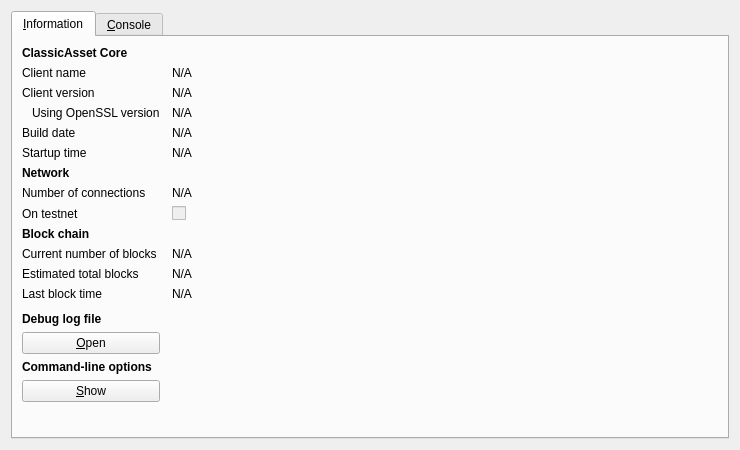
<?xml version="1.0" encoding="UTF-8"?>
<ui version="4.0">
 <class>RPCConsole</class>
 <widget class="QDialog" name="RPCConsole">
  <property name="geometry">
   <rect>
    <x>0</x>
    <y>0</y>
    <width>740</width>
    <height>450</height>
   </rect>
  </property>
  <property name="windowTitle">
   <string>ClassicAsset - Debug window</string>
  </property>
  <layout class="QVBoxLayout" name="verticalLayout_2">
   <item>
    <widget class="QTabWidget" name="tabWidget">
     <property name="currentIndex">
      <number>0</number>
     </property>
     <widget class="QWidget" name="tab_info">
      <attribute name="title">
       <string>&amp;Information</string>
      </attribute>
      <layout class="QGridLayout" name="gridLayout" columnstretch="0,1">
       <property name="horizontalSpacing">
        <number>12</number>
       </property>
       <item row="0" column="0">
        <widget class="QLabel" name="label_9">
         <property name="font">
          <font>
           <weight>75</weight>
           <bold>true</bold>
          </font>
         </property>
         <property name="text">
          <string>ClassicAsset Core</string>
         </property>
        </widget>
       </item>
       <item row="1" column="0">
        <widget class="QLabel" name="label_5">
         <property name="text">
          <string>Client name</string>
         </property>
        </widget>
       </item>
       <item row="1" column="1">
        <widget class="QLabel" name="clientName">
         <property name="cursor">
          <cursorShape>IBeamCursor</cursorShape>
         </property>
         <property name="text">
          <string>N/A</string>
         </property>
         <property name="textFormat">
          <enum>Qt::PlainText</enum>
         </property>
         <property name="textInteractionFlags">
          <set>Qt::LinksAccessibleByMouse|Qt::TextSelectableByKeyboard|Qt::TextSelectableByMouse</set>
         </property>
        </widget>
       </item>
       <item row="2" column="0">
        <widget class="QLabel" name="label_6">
         <property name="text">
          <string>Client version</string>
         </property>
        </widget>
       </item>
       <item row="2" column="1">
        <widget class="QLabel" name="clientVersion">
         <property name="cursor">
          <cursorShape>IBeamCursor</cursorShape>
         </property>
         <property name="text">
          <string>N/A</string>
         </property>
         <property name="textFormat">
          <enum>Qt::PlainText</enum>
         </property>
         <property name="textInteractionFlags">
          <set>Qt::LinksAccessibleByMouse|Qt::TextSelectableByKeyboard|Qt::TextSelectableByMouse</set>
         </property>
        </widget>
       </item>
       <item row="3" column="0">
        <widget class="QLabel" name="label_14">
         <property name="text">
          <string>Using OpenSSL version</string>
         </property>
         <property name="indent">
          <number>10</number>
         </property>
        </widget>
       </item>
       <item row="3" column="1">
        <widget class="QLabel" name="openSSLVersion">
         <property name="cursor">
          <cursorShape>IBeamCursor</cursorShape>
         </property>
         <property name="text">
          <string>N/A</string>
         </property>
         <property name="textFormat">
          <enum>Qt::PlainText</enum>
         </property>
         <property name="textInteractionFlags">
          <set>Qt::LinksAccessibleByMouse|Qt::TextSelectableByKeyboard|Qt::TextSelectableByMouse</set>
         </property>
        </widget>
       </item>
       <item row="4" column="0">
        <widget class="QLabel" name="label_12">
         <property name="text">
          <string>Build date</string>
         </property>
        </widget>
       </item>
       <item row="4" column="1">
        <widget class="QLabel" name="buildDate">
         <property name="cursor">
          <cursorShape>IBeamCursor</cursorShape>
         </property>
         <property name="text">
          <string>N/A</string>
         </property>
         <property name="textFormat">
          <enum>Qt::PlainText</enum>
         </property>
         <property name="textInteractionFlags">
          <set>Qt::LinksAccessibleByMouse|Qt::TextSelectableByKeyboard|Qt::TextSelectableByMouse</set>
         </property>
        </widget>
       </item>
       <item row="5" column="0">
        <widget class="QLabel" name="label_13">
         <property name="text">
          <string>Startup time</string>
         </property>
        </widget>
       </item>
       <item row="5" column="1">
        <widget class="QLabel" name="startupTime">
         <property name="cursor">
          <cursorShape>IBeamCursor</cursorShape>
         </property>
         <property name="text">
          <string>N/A</string>
         </property>
         <property name="textFormat">
          <enum>Qt::PlainText</enum>
         </property>
         <property name="textInteractionFlags">
          <set>Qt::LinksAccessibleByMouse|Qt::TextSelectableByKeyboard|Qt::TextSelectableByMouse</set>
         </property>
        </widget>
       </item>
       <item row="6" column="0">
        <widget class="QLabel" name="label_11">
         <property name="font">
          <font>
           <weight>75</weight>
           <bold>true</bold>
          </font>
         </property>
         <property name="text">
          <string>Network</string>
         </property>
        </widget>
       </item>
       <item row="7" column="0">
        <widget class="QLabel" name="label_7">
         <property name="text">
          <string>Number of connections</string>
         </property>
        </widget>
       </item>
       <item row="7" column="1">
        <widget class="QLabel" name="numberOfConnections">
         <property name="cursor">
          <cursorShape>IBeamCursor</cursorShape>
         </property>
         <property name="text">
          <string>N/A</string>
         </property>
         <property name="textFormat">
          <enum>Qt::PlainText</enum>
         </property>
         <property name="textInteractionFlags">
          <set>Qt::LinksAccessibleByMouse|Qt::TextSelectableByKeyboard|Qt::TextSelectableByMouse</set>
         </property>
        </widget>
       </item>
       <item row="8" column="0">
        <widget class="QLabel" name="label_8">
         <property name="text">
          <string>On testnet</string>
         </property>
        </widget>
       </item>
       <item row="8" column="1">
        <widget class="QCheckBox" name="isTestNet">
         <property name="enabled">
          <bool>false</bool>
         </property>
         <property name="text">
          <string/>
         </property>
        </widget>
       </item>
       <item row="9" column="0">
        <widget class="QLabel" name="label_10">
         <property name="font">
          <font>
           <weight>75</weight>
           <bold>true</bold>
          </font>
         </property>
         <property name="text">
          <string>Block chain</string>
         </property>
        </widget>
       </item>
       <item row="10" column="0">
        <widget class="QLabel" name="label_3">
         <property name="text">
          <string>Current number of blocks</string>
         </property>
        </widget>
       </item>
       <item row="10" column="1">
        <widget class="QLabel" name="numberOfBlocks">
         <property name="cursor">
          <cursorShape>IBeamCursor</cursorShape>
         </property>
         <property name="text">
          <string>N/A</string>
         </property>
         <property name="textFormat">
          <enum>Qt::PlainText</enum>
         </property>
         <property name="textInteractionFlags">
          <set>Qt::LinksAccessibleByMouse|Qt::TextSelectableByKeyboard|Qt::TextSelectableByMouse</set>
         </property>
        </widget>
       </item>
       <item row="11" column="0">
        <widget class="QLabel" name="label_4">
         <property name="text">
          <string>Estimated total blocks</string>
         </property>
        </widget>
       </item>
       <item row="11" column="1">
        <widget class="QLabel" name="totalBlocks">
         <property name="cursor">
          <cursorShape>IBeamCursor</cursorShape>
         </property>
         <property name="text">
          <string>N/A</string>
         </property>
         <property name="textFormat">
          <enum>Qt::PlainText</enum>
         </property>
         <property name="textInteractionFlags">
          <set>Qt::LinksAccessibleByMouse|Qt::TextSelectableByKeyboard|Qt::TextSelectableByMouse</set>
         </property>
        </widget>
       </item>
       <item row="12" column="0">
        <widget class="QLabel" name="label_2">
         <property name="text">
          <string>Last block time</string>
         </property>
        </widget>
       </item>
       <item row="12" column="1">
        <widget class="QLabel" name="lastBlockTime">
         <property name="cursor">
          <cursorShape>IBeamCursor</cursorShape>
         </property>
         <property name="text">
          <string>N/A</string>
         </property>
         <property name="textFormat">
          <enum>Qt::PlainText</enum>
         </property>
         <property name="textInteractionFlags">
          <set>Qt::LinksAccessibleByMouse|Qt::TextSelectableByKeyboard|Qt::TextSelectableByMouse</set>
         </property>
        </widget>
       </item>
       <item row="13" column="0">
        <spacer name="verticalSpacer_2">
         <property name="orientation">
          <enum>Qt::Vertical</enum>
         </property>
         <property name="sizeHint" stdset="0">
          <size>
           <width>20</width>
           <height>20</height>
          </size>
         </property>
        </spacer>
       </item>
       <item row="14" column="0">
        <widget class="QLabel" name="labelDebugLogfile">
         <property name="font">
          <font>
           <weight>75</weight>
           <bold>true</bold>
          </font>
         </property>
         <property name="text">
          <string>Debug log file</string>
         </property>
        </widget>
       </item>
       <item row="15" column="0">
        <widget class="QPushButton" name="openDebugLogfileButton">
         <property name="toolTip">
          <string>Open the ClassicAsset debug log file from the current data directory. This can take a few seconds for large log files.</string>
         </property>
         <property name="text">
          <string>&amp;Open</string>
         </property>
         <property name="autoDefault">
          <bool>false</bool>
         </property>
        </widget>
       </item>
       <item row="16" column="0">
        <widget class="QLabel" name="labelCLOptions">
         <property name="font">
          <font>
           <weight>75</weight>
           <bold>true</bold>
          </font>
         </property>
         <property name="text">
          <string>Command-line options</string>
         </property>
        </widget>
       </item>
       <item row="17" column="0">
        <widget class="QPushButton" name="showCLOptionsButton">
         <property name="toolTip">
          <string>Show the ClassicAsset-Qt help message to get a list with possible ClassicAsset command-line options.</string>
         </property>
         <property name="text">
          <string>&amp;Show</string>
         </property>
         <property name="autoDefault">
          <bool>false</bool>
         </property>
        </widget>
       </item>
       <item row="18" column="0">
        <spacer name="verticalSpacer">
         <property name="orientation">
          <enum>Qt::Vertical</enum>
         </property>
         <property name="sizeHint" stdset="0">
          <size>
           <width>20</width>
           <height>40</height>
          </size>
         </property>
        </spacer>
       </item>
      </layout>
     </widget>
     <widget class="QWidget" name="tab_console">
      <attribute name="title">
       <string>&amp;Console</string>
      </attribute>
      <layout class="QVBoxLayout" name="verticalLayout_3">
       <property name="spacing">
        <number>3</number>
       </property>
       <item>
        <widget class="QTextEdit" name="messagesWidget">
         <property name="minimumSize">
          <size>
           <width>0</width>
           <height>100</height>
          </size>
         </property>
         <property name="readOnly">
          <bool>true</bool>
         </property>
         <property name="tabKeyNavigation" stdset="0">
          <bool>false</bool>
         </property>
         <property name="columnCount" stdset="0">
          <number>2</number>
         </property>
        </widget>
       </item>
       <item>
        <layout class="QHBoxLayout" name="horizontalLayout">
         <property name="spacing">
          <number>3</number>
         </property>
         <item>
          <widget class="QLabel" name="label">
           <property name="text">
            <string notr="true">&gt;</string>
           </property>
          </widget>
         </item>
         <item>
          <widget class="QLineEdit" name="lineEdit"/>
         </item>
         <item>
          <widget class="QPushButton" name="clearButton">
           <property name="maximumSize">
            <size>
             <width>24</width>
             <height>24</height>
            </size>
           </property>
           <property name="toolTip">
            <string>Clear console</string>
           </property>
           <property name="text">
            <string/>
           </property>
           <property name="icon">
            <iconset resource="../bitcoin.qrc">
             <normaloff>:/icons/remove</normaloff>:/icons/remove</iconset>
           </property>
           <property name="shortcut">
            <string notr="true">Ctrl+L</string>
           </property>
           <property name="autoDefault">
            <bool>false</bool>
           </property>
          </widget>
         </item>
        </layout>
       </item>
      </layout>
     </widget>
    </widget>
   </item>
  </layout>
 </widget>
 <resources>
  <include location="../bitcoin.qrc"/>
 </resources>
 <connections/>
</ui>
